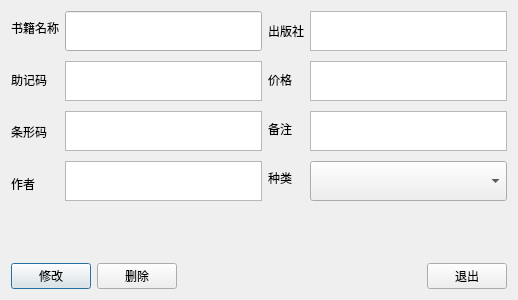
<?xml version="1.0" encoding="UTF-8"?>
<ui version="4.0">
 <class>Dialog</class>
 <widget class="QDialog" name="Dialog">
  <property name="geometry">
   <rect>
    <x>0</x>
    <y>0</y>
    <width>518</width>
    <height>300</height>
   </rect>
  </property>
  <property name="windowTitle">
   <string>Dialog</string>
  </property>
  <layout class="QVBoxLayout" name="verticalLayout_2">
   <item>
    <layout class="QHBoxLayout" name="horizontalLayout_3">
     <item>
      <layout class="QHBoxLayout" name="horizontalLayout_4">
       <item>
        <layout class="QVBoxLayout" name="verticalLayout">
         <property name="spacing">
          <number>18</number>
         </property>
         <item>
          <widget class="QLabel" name="label">
           <property name="sizePolicy">
            <sizepolicy hsizetype="Preferred" vsizetype="Fixed">
             <horstretch>0</horstretch>
             <verstretch>0</verstretch>
            </sizepolicy>
           </property>
           <property name="maximumSize">
            <size>
             <width>16777215</width>
             <height>40</height>
            </size>
           </property>
           <property name="text">
            <string>书籍名称</string>
           </property>
          </widget>
         </item>
         <item>
          <widget class="QLabel" name="label_3">
           <property name="sizePolicy">
            <sizepolicy hsizetype="Preferred" vsizetype="Fixed">
             <horstretch>0</horstretch>
             <verstretch>0</verstretch>
            </sizepolicy>
           </property>
           <property name="maximumSize">
            <size>
             <width>16777215</width>
             <height>40</height>
            </size>
           </property>
           <property name="text">
            <string>助记码</string>
           </property>
          </widget>
         </item>
         <item>
          <widget class="QLabel" name="label_4">
           <property name="sizePolicy">
            <sizepolicy hsizetype="Preferred" vsizetype="Fixed">
             <horstretch>0</horstretch>
             <verstretch>0</verstretch>
            </sizepolicy>
           </property>
           <property name="maximumSize">
            <size>
             <width>16777215</width>
             <height>40</height>
            </size>
           </property>
           <property name="text">
            <string>条形码</string>
           </property>
          </widget>
         </item>
         <item>
          <widget class="QLabel" name="label_5">
           <property name="sizePolicy">
            <sizepolicy hsizetype="Preferred" vsizetype="Fixed">
             <horstretch>0</horstretch>
             <verstretch>0</verstretch>
            </sizepolicy>
           </property>
           <property name="maximumSize">
            <size>
             <width>16777215</width>
             <height>40</height>
            </size>
           </property>
           <property name="text">
            <string>作者</string>
           </property>
          </widget>
         </item>
        </layout>
       </item>
       <item>
        <layout class="QVBoxLayout" name="verticalLayout_3">
         <property name="spacing">
          <number>10</number>
         </property>
         <item>
          <widget class="QLineEdit" name="txBookName">
           <property name="minimumSize">
            <size>
             <width>0</width>
             <height>40</height>
            </size>
           </property>
           <property name="maximumSize">
            <size>
             <width>16777215</width>
             <height>40</height>
            </size>
           </property>
          </widget>
         </item>
         <item>
          <widget class="QTextEdit" name="txBookJZCode">
           <property name="sizePolicy">
            <sizepolicy hsizetype="Expanding" vsizetype="Fixed">
             <horstretch>0</horstretch>
             <verstretch>0</verstretch>
            </sizepolicy>
           </property>
           <property name="maximumSize">
            <size>
             <width>16777215</width>
             <height>40</height>
            </size>
           </property>
          </widget>
         </item>
         <item>
          <widget class="QTextEdit" name="txBookBarCode">
           <property name="sizePolicy">
            <sizepolicy hsizetype="Expanding" vsizetype="Fixed">
             <horstretch>0</horstretch>
             <verstretch>0</verstretch>
            </sizepolicy>
           </property>
           <property name="maximumSize">
            <size>
             <width>16777215</width>
             <height>40</height>
            </size>
           </property>
          </widget>
         </item>
         <item>
          <widget class="QTextEdit" name="txBookAuthor">
           <property name="sizePolicy">
            <sizepolicy hsizetype="Expanding" vsizetype="Fixed">
             <horstretch>0</horstretch>
             <verstretch>0</verstretch>
            </sizepolicy>
           </property>
           <property name="maximumSize">
            <size>
             <width>16777215</width>
             <height>40</height>
            </size>
           </property>
          </widget>
         </item>
        </layout>
       </item>
      </layout>
     </item>
     <item>
      <layout class="QHBoxLayout" name="horizontalLayout_2">
       <item>
        <layout class="QVBoxLayout" name="verticalLayout_4">
         <property name="spacing">
          <number>20</number>
         </property>
         <item>
          <widget class="QLabel" name="label_10">
           <property name="sizePolicy">
            <sizepolicy hsizetype="Preferred" vsizetype="Fixed">
             <horstretch>0</horstretch>
             <verstretch>0</verstretch>
            </sizepolicy>
           </property>
           <property name="text">
            <string>出版社</string>
           </property>
          </widget>
         </item>
         <item>
          <widget class="QLabel" name="label_11">
           <property name="sizePolicy">
            <sizepolicy hsizetype="Preferred" vsizetype="Fixed">
             <horstretch>0</horstretch>
             <verstretch>0</verstretch>
            </sizepolicy>
           </property>
           <property name="text">
            <string>价格</string>
           </property>
          </widget>
         </item>
         <item>
          <widget class="QLabel" name="label_12">
           <property name="sizePolicy">
            <sizepolicy hsizetype="Preferred" vsizetype="Fixed">
             <horstretch>0</horstretch>
             <verstretch>0</verstretch>
            </sizepolicy>
           </property>
           <property name="text">
            <string>备注</string>
           </property>
          </widget>
         </item>
         <item>
          <widget class="QLabel" name="label_13">
           <property name="sizePolicy">
            <sizepolicy hsizetype="Preferred" vsizetype="Fixed">
             <horstretch>0</horstretch>
             <verstretch>0</verstretch>
            </sizepolicy>
           </property>
           <property name="text">
            <string>种类</string>
           </property>
          </widget>
         </item>
        </layout>
       </item>
       <item>
        <layout class="QVBoxLayout" name="verticalLayout_6">
         <property name="spacing">
          <number>10</number>
         </property>
         <item>
          <widget class="QTextEdit" name="txBookPress">
           <property name="sizePolicy">
            <sizepolicy hsizetype="Expanding" vsizetype="Fixed">
             <horstretch>0</horstretch>
             <verstretch>0</verstretch>
            </sizepolicy>
           </property>
           <property name="minimumSize">
            <size>
             <width>0</width>
             <height>40</height>
            </size>
           </property>
           <property name="maximumSize">
            <size>
             <width>16777215</width>
             <height>40</height>
            </size>
           </property>
          </widget>
         </item>
         <item>
          <widget class="QTextEdit" name="txBookPrice">
           <property name="sizePolicy">
            <sizepolicy hsizetype="Expanding" vsizetype="Fixed">
             <horstretch>0</horstretch>
             <verstretch>0</verstretch>
            </sizepolicy>
           </property>
           <property name="minimumSize">
            <size>
             <width>0</width>
             <height>40</height>
            </size>
           </property>
           <property name="maximumSize">
            <size>
             <width>16777215</width>
             <height>40</height>
            </size>
           </property>
          </widget>
         </item>
         <item>
          <widget class="QTextEdit" name="txBookNote">
           <property name="sizePolicy">
            <sizepolicy hsizetype="Expanding" vsizetype="Fixed">
             <horstretch>0</horstretch>
             <verstretch>0</verstretch>
            </sizepolicy>
           </property>
           <property name="minimumSize">
            <size>
             <width>0</width>
             <height>40</height>
            </size>
           </property>
           <property name="maximumSize">
            <size>
             <width>16777215</width>
             <height>40</height>
            </size>
           </property>
          </widget>
         </item>
         <item>
          <widget class="QComboBox" name="txBookCategory">
           <property name="minimumSize">
            <size>
             <width>0</width>
             <height>40</height>
            </size>
           </property>
           <property name="maximumSize">
            <size>
             <width>16777215</width>
             <height>40</height>
            </size>
           </property>
          </widget>
         </item>
        </layout>
       </item>
      </layout>
     </item>
    </layout>
   </item>
   <item>
    <spacer name="verticalSpacer">
     <property name="orientation">
      <enum>Qt::Vertical</enum>
     </property>
     <property name="sizeHint" stdset="0">
      <size>
       <width>20</width>
       <height>38</height>
      </size>
     </property>
    </spacer>
   </item>
   <item>
    <layout class="QHBoxLayout" name="horizontalLayout_5">
     <item>
      <layout class="QHBoxLayout" name="horizontalLayout">
       <item>
        <widget class="QPushButton" name="btnUpdate">
         <property name="text">
          <string>修改</string>
         </property>
        </widget>
       </item>
       <item>
        <widget class="QPushButton" name="btnDel">
         <property name="text">
          <string>删除</string>
         </property>
        </widget>
       </item>
      </layout>
     </item>
     <item>
      <spacer name="horizontalSpacer">
       <property name="orientation">
        <enum>Qt::Horizontal</enum>
       </property>
       <property name="sizeHint" stdset="0">
        <size>
         <width>40</width>
         <height>20</height>
        </size>
       </property>
      </spacer>
     </item>
     <item>
      <widget class="QPushButton" name="btnQuit">
       <property name="text">
        <string>退出</string>
       </property>
      </widget>
     </item>
    </layout>
   </item>
  </layout>
 </widget>
 <resources/>
 <connections/>
</ui>
